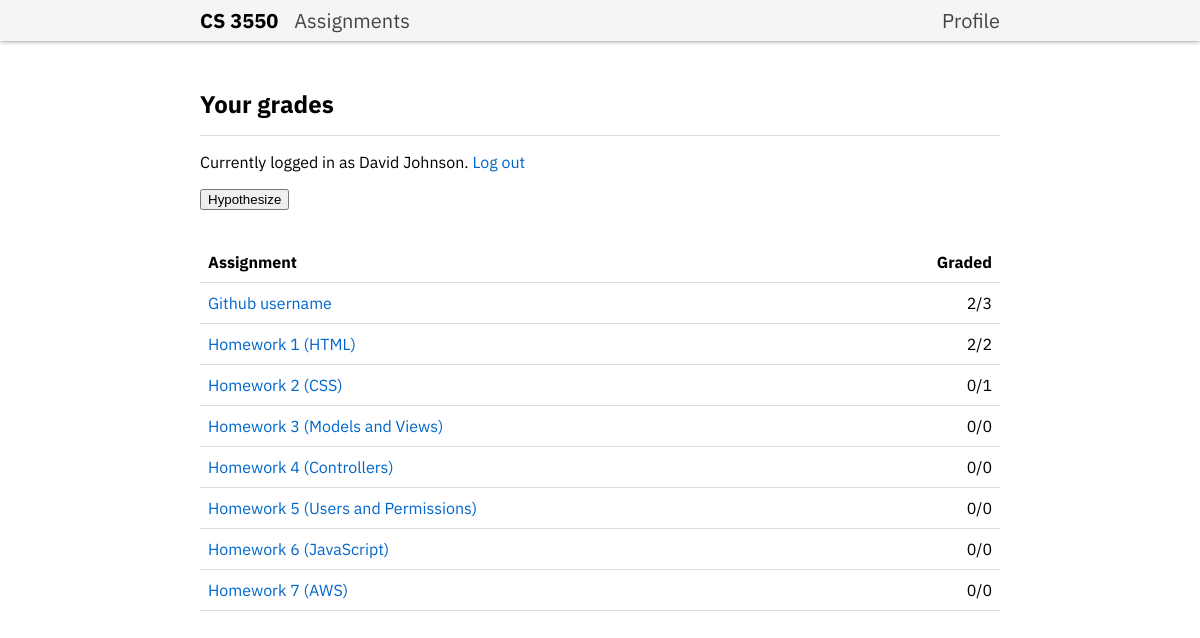
/profile/ (signed in), run on the app's committed database.
### grades/models.py (models this page shows, shortened)
class Assignment(models.Model):
    title = models.CharField(max_length=200)
    description = models.TextField()
    deadline = models.DateTimeField()
    weight = models.IntegerField()
    points = models.IntegerField()

### grades/views.py (the view)
# urls.py: path('profile/', views.profile),
@login_required
def profile(request):
    user = request.user
    is_authenticated = user.is_authenticated
    is_student_user = is_student(user) or not is_authenticated
    is_ta_user = is_ta(user)
    is_admin = user.is_superuser
    assignments = models.Assignment.objects.all().order_by('deadline')
    current_grade = None
    if is_student_user and is_authenticated:
        for assignment in assignments:
            submission = assignment.submission_set.filter(author=user).first()
            past_due = assignment.deadline < timezone.now()
            if submission and submission.score is not None:
                percentage = (submission.score / assignment.points) * 100
                assignment.status = f"{percentage:.1f}%"
            elif submission and past_due:
                assignment.status = "Ungraded"
            elif submission:
                assignment.status = "Submitted"
            elif past_due:
                assignment.status = "Missing"
            else:
                assignment.status = "Not Due"
        current_grade = compute_grade(user)
    else:
        for assignment in assignments:
            if is_admin:
                assigned = assignment.submission_set.count()
                graded = assignment.submission_set.filter(score__isnull=False).count()
            elif is_ta_user and is_authenticated:
                assigned = assignment.submission_set.filter(grader=user).count()
                graded = assignment.submission_set.filter(grader=user, score__isnull=False).count()
            else:
                assigned = 0
                graded = 0
            assignment.graded_count = f"{graded}/{assigned}"
    return render(request, "profile.html", {
        'title': 'Your Grades - CS 3550',
        'assignments': assignments,
        'user': user,
        'is_student': is_student_user,
        'is_ta': is_ta_user,
        'is_admin': is_admin,
        'current_grade': current_grade
    })

### grades/views.py (called while the page is built)
def is_student(user):
    return user.groups.filter(name="Students").exists()

def is_ta(user):
    return user.groups.filter(name="Teaching Assistants").exists()

### grades/templates/profile.html (shortened to what this page needs)
{% include "header.html" with title="Profile Page" %}
<main>
  <h1>Your grades</h1>
  <section>
    <p>Currently logged in as {{ user.get_full_name }}. <a href="/profile/logout/" role="button">Log out</a></p>
  </section>
  <table class="sortable profile-grades">
    <thead>
      <tr>
        <th>Assignment</th>
        <th class="number sort-column">
          {% if is_student %}
            Status
          {% else %}
            Graded
          {% endif %}
        </th>
      </tr>
    </thead>
    <tbody>
      {% for assignment in assignments %}
      <tr data-index="{{ forloop.counter }}" data-weight="{{ assignment.weight }}">
        <td><a href="/{{ assignment.id }}/">{{ assignment.title }}</a></td>
        <td class="number" data-value="{% if is_student %}{{ assignment.status|floatformat:0|default:0 }}{% else %}{{ assignment.graded_count|floatformat:0|default:0 }}{% endif %}">
          {% if is_student %}
            {{ assignment.status }}
          {% else %}
            {{ assignment.graded_count }}
          {% endif %}
        </td>
      </tr>
      {% endfor %}
    </tbody>
  </table>
</main>

### static/main.css (style rules this page uses)
main { max-width: 50rem; margin: 3rem auto 0; padding: 0 1rem; }
main h1 { font-size: 1.5rem; margin: 0; padding-bottom: 1rem; border-bottom: 1px solid #ddd; }
table { width: 100%; line-height: 1.5; margin: 1rem 0; border-collapse: collapse; }
th, td { padding: 0.5rem; text-align: left; border-bottom: 1px solid #ddd; }
.number { text-align: right; }
th.sort-column { cursor: pointer; }
a { color: #0066cc; text-decoration: none; }
main p, main ul { margin: 1rem 0; }

### data on the page
Assignment: title "Github username", graded_count "2/3"
Assignment: title "Homework 1 (HTML)", graded_count "2/2"
Assignment: title "Homework 2 (CSS)", graded_count "0/1"
Assignment: title "Homework 3 (Models and Views)", graded_count "0/0"
Assignment: title "Homework 4 (Controllers)", graded_count "0/0"
Assignment: title "Homework 5 (Users and Permissions)", graded_count "0/0"
Assignment: title "Homework 6 (JavaScript)", graded_count "0/0"
Assignment: title "Homework 7 (AWS)", graded_count "0/0"

### other printed values
{{ user.get_full_name }} "David Johnson"
